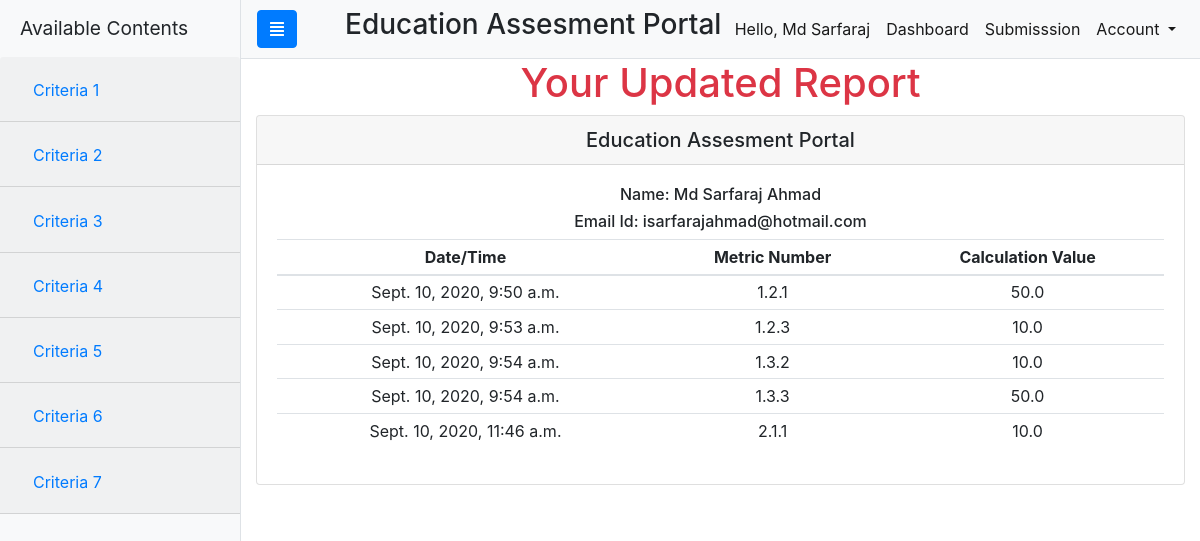
/report/1/ (signed in), run on the app's committed database.
### maths/models.py (models this page shows, shortened)
class Submission(models.Model):
    date = models.DateTimeField(auto_now_add=True, null=True)
    user = models.ForeignKey(User, on_delete=models.CASCADE, default=1)
    metric = models.CharField(max_length=100, null=True)
    subject1 = models.IntegerField(null=True)
    subject2 = models.IntegerField(null=True)
    value = models.FloatField(max_length=1000, null=True)
    file = models.FileField(upload_to='upload/files', null=True, blank=True)
    remarks = models.CharField(max_length=100, null=True, blank=True)

### maths/views.py (the view)
# urls.py: path('report/<str:pk>/', views.report, name='report'),
def report(request, pk):
    unique = User.objects.get(id=pk)
    reports = unique.submission_set.all()
    context = {
        'reports': reports,
    }
    return render(request, 'report.html', context)

### maths/templates/report.html
{% extends 'main.html' %}
{% block content %}
<main>
    <div class="text-center innertube">
        <h1 class="text-danger">Your Updated Report</h1>
    </div>
    <div class="container">
        <div class="text-center card">
            <h5 class="card-header">
                Education Assesment Portal
            </h5>
            <div class="card-body">
                <h6>Name: {{user.first_name}} {{user.last_name}}</h6>
                <h6>Email Id: {{user.email}}</h6>
                <table class="table table-sm">
                    <thead>
                        <tr>
                            <th scope="col">Date/Time</th>
                            <th scope="col">Metric Number</th>
                            <th scope="col">Calculation Value</th>
                        </tr>
                    </thead>
                    <tbody>
                        {% for report in reports %}
                        <tr>
                            <td>{{report.date}}</td>
                            <td>{{report.metric}}</td>
                            <td>{{report.value}}</td>
                        </tr>
                        {% endfor %}
                    </tbody>
                </table>
            </div>
        </div>
    </div>
</main>
{% endblock content %}

### maths/templates/main.html (shortened to what this page needs)
{% load static %}
<!DOCTYPE html>
<html lang="en">
<head>
    <link rel="stylesheet" href="https://stackpath.bootstrapcdn.com/bootstrap/4.4.1/css/bootstrap.min.css"
>
    <link rel="stylesheet" href="{% static 'css/style3.css' %}">
    <link rel="stylesheet" href="https://cdnjs.cloudflare.com/ajax/libs/font-awesome/5.13.1/css/all.min.css">
</head>
<body>
    <div class="d-flex" id="wrapper">
        {% if user.is_authenticated %}
        <div class="bg-light border-right" id="sidebar-wrapper">
            <div class="sidebar-heading">Available Contents</div>
            <li class="list-group list-group-flush">
                <div class="accordion" id="accordionExample">
                    <div class="card-header" id="headingOne">
                        <h2 class="mb-0">
                            <button class="btn btn-link collapsed" type="button" data-toggle="collapse"
                                data-target="#collapseOne" aria-expanded="false" aria-controls="collapseOne">
                                Criteria 1
                            </button>
                        </h2>
                    </div>
                    <div class="card-header" id="headingTwo">
                        <h2 class="mb-0">
                            <button class="btn btn-link collapsed" type="button" data-toggle="collapse"
                                data-target="#collapseTwo" aria-expanded="false" aria-controls="collapseTwo">
                                Criteria 2
                            </button>
                        </h2>
                    </div>
                    <div class="card-header" id="headingThree">
                        <h2 class="mb-0">
                            <button class="btn btn-link collapsed" type="button" data-toggle="collapse"
                                data-target="#collapseThree" aria-expanded="false" aria-controls="collapseThree">
                                Criteria 3
                            </button>
                        </h2>
                    </div>
                    <div class="card-header" id="headingFour">
                        <h2 class="mb-0">
                            <button class="btn btn-link collapsed" type="button" data-toggle="collapse"
                                data-target="#collapseFour" aria-expanded="false" aria-controls="collapseFour">
                                Criteria 4
                            </button>
                        </h2>
                    </div>
                    <div class="card-header" id="headingFive">
                        <h2 class="mb-0">
                            <button class="btn btn-link collapsed" type="button" data-toggle="collapse"
                                data-target="#collapseFive" aria-expanded="false" aria-controls="collapseFive">
                                Criteria 5
                            </button>
                        </h2>
                    </div>
                    <div class="card-header" id="headingSix">
                        <h2 class="mb-0">
                            <button class="btn btn-link collapsed" type="button" data-toggle="collapse"
                                data-target="#collapseSix" aria-expanded="false" aria-controls="collapseSix">
                                Criteria 6
                            </button>
                        </h2>
                    </div>
                    <div class="card-header" id="headingSeven">
                        <h2 class="mb-0">
                            <button class="btn btn-link collapsed" type="button" data-toggle="collapse"
                                data-target="#collapseSeven" aria-expanded="false" aria-controls="collapseSeven">
                                Criteria 7
                            </button>
                        </h2>
                    </div>
                </div>
            </li>
        </div>
        {% endif %}
        <div id="page-content-wrapper">
            <nav class="navbar navbar-expand-lg navbar-light bg-light border-bottom">
                {% if user.is_authenticated %}
                <button class="btn btn-primary" id="menu-toggle"><i class="fa fa-align-justify"></i></button>
                {% endif %}
                <h3 class="ml-5">Education Assesment Portal</h3>
                <div class="collapse navbar-collapse" id="navbarSupportedContent">
                    <ul class="navbar-nav ml-auto mt-2 mt-lg-0">
                        {% if user.is_authenticated %}
                        <li class="nav-item active">
                            <a class="nav-link">Hello, {{user.first_name}}</a>
                        </li>
                        <li class="nav-item active">
                            <a class="nav-link" href="/">Dashboard<span class="sr-only">(current)</span></a>
                        </li>
                        {% if user.is_staff %}
                        <li class="nav-item active">
                            <a class="nav-link" href="/admin/maths/submission/">Submisssion</a>
                        </li>
                        {% endif %}
                        <li class="nav-item active dropdown">
                            <a class="nav-link dropdown-toggle" href="#" id="navbarDropdown" role="button"
                                data-toggle="dropdown" aria-haspopup="true" aria-expanded="false">
                                Account
                            </a>
                        </li>
                        {% endif %}
                    </ul>
                </div>
            </nav>
            {% block content %}
            {% endblock content %}
        </div>
    </div>
</body>
</html>

### static/css/style3.css (style rules this page uses)
#wrapper { overflow-x: hidden; }
#sidebar-wrapper { min-height: 100vh; margin-left: -15rem; -webkit-transition: margin 0.25s ease-out; -moz-transition: margin 0.25s ease-out; -o-transition: margin 0.25s ease-out; transition: margin 0.25s ease-out; }
#sidebar-wrapper .sidebar-heading { padding: 0.875rem 1.25rem; font-size: 1.2rem; }
#sidebar-wrapper .list-group { width: 15rem; }
#page-content-wrapper { min-width: 100vw; }
@media (min-width: 768px) { #sidebar-wrapper { margin-left: 0; } }
@media (min-width: 768px) { #page-content-wrapper { min-width: 0; width: 100%; } }

### data on the page
Submission: date "Sept. 10, 2020, 9:50 a.m.", metric "1.2.1", value "50.0"
Submission: date "Sept. 10, 2020, 9:53 a.m.", metric "1.2.3", value "10.0"
Submission: date "Sept. 10, 2020, 9:54 a.m.", metric "1.3.2", value "10.0"
Submission: date "Sept. 10, 2020, 9:54 a.m.", metric "1.3.3", value "50.0"
Submission: date "Sept. 10, 2020, 11:46 a.m.", metric "2.1.1", value "10.0"

### other printed values
{{ user.first_name }} "Md Sarfaraj"
{{ user.last_name }} "Ahmad"
{{ user.email }} "isarfarajahmad@hotmail.com"
